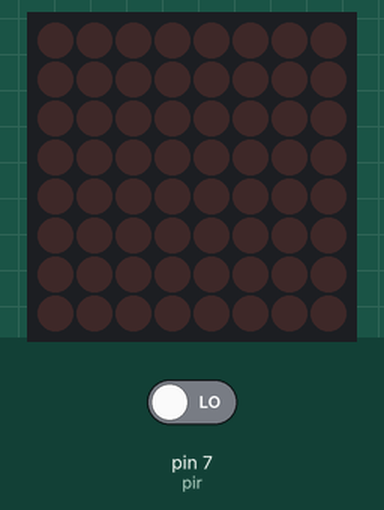
This sketch was run on a simulated Arduino Uno, built with avr-gcc and run on an emulated ATmega328P. Parts: 8×8 LED matrix. Wiring (inferred from the names in the program): MAX7219 LED driver (orientation assumed): data pin 10; clock pin 12; CS pin 11. The inputs (shaded band) are chosen by the test bench; at power-on: pin 7 (pir) LOW. Random numbers use the default seed unless the sketch sets one.

Above: at 1.2 s.
1.3 s: pin 7 (pir) driven HIGH
At 2.2 s:
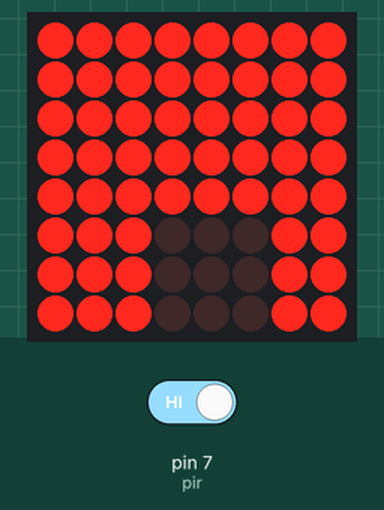
At 3.0 s:
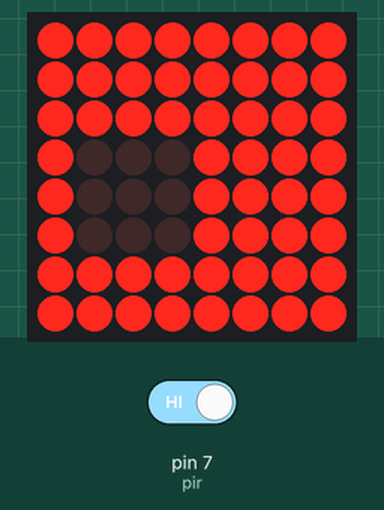
Timing chart, 0 to 4.5 s (numbered marks = the images above; inputs shaded):
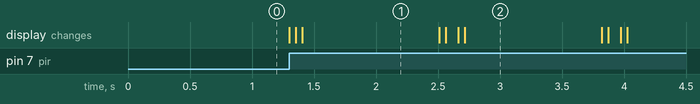

The sketch:

kingkongEye.ino
```cpp
/* code for max 7219 from maxim,
reduced and optimised for useing more then one 7219 in a row,
______________________________________

 Code History:
 --------------

The orginal code was written for the Wiring board by:
 * Nicholas Zambetti and Dave Mellis /Interaction Design Institute Ivrea /Dec 2004
 * http://www.potemkin.org/uploads/Wiring/MAX7219.txt

First modification by:
 * Marcus Hannerstig/  K3, malmö högskola /2006
 * http://www.xlab.se | http://arduino.berlios.de

This version is by:
 * tomek ness /FH-Potsdam / Feb 2007
 * http://design.fh-potsdam.de/

 * @acknowledgements: eric f.

-----------------------------------

General notes:


-if you are only using one max7219, then use the function maxSingle to control
 the little guy ---maxSingle(register (1-8), collum (0-255))

-if you are using more then one max7219, and they all should work the same,
then use the function maxAll ---maxAll(register (1-8), collum (0-255))

-if you are using more than one max7219 and just want to change something
at one little guy, then use the function maxOne
---maxOne(Max you wane controll (1== the first one), register (1-8),
collum (0-255))
*********************** DJANDCO*************************
24/04/12

modified the code slightly to allow for Mad Eyes, selects an eye layout
at random and has a random time between changes.

*********************************************************

/* During initiation, be sure to send every part to every max7219 and then
 upload it.
For example, if you have five max7219's, you have to send the scanLimit 5 times
before you load it-- other wise not every max7219 will get the data. the
function maxInUse  keeps track of this, just tell it how many max7219 you are
using.
*/
#include <math.h>

int dataIn = 10;
int load = 11;
int clock = 12;
int RandDelay;
int action;

int maxInUse = 1;    //change this variable to set how many MAX7219's you'll use

int e = 0;       // just a varialble

         // define max7219 registers
byte max7219_reg_noop   = 0x00;
byte max7219_reg_digit0 = 0x01;
byte max7219_reg_digit1 = 0x02;
byte max7219_reg_digit2 = 0x03;
byte max7219_reg_digit3 = 0x04;
byte max7219_reg_digit4 = 0x05;
byte max7219_reg_digit5 = 0x06;
byte max7219_reg_digit6 = 0x07;
byte max7219_reg_digit7 = 0x08;
byte max7219_reg_decodeMode  = 0x09;
byte max7219_reg_intensity   = 0x0a;
byte max7219_reg_scanLimit   = 0x0b;
byte max7219_reg_shutdown    = 0x0c;
byte max7219_reg_displayTest = 0x0f;

void putByte(byte data) {
  byte i = 8;
  byte mask;
  while(i > 0) {
    mask = 0x01 << (i - 1); // get bitmask
    digitalWrite( clock, LOW);   // tick
    if (data & mask){   // choose bit
  digitalWrite(dataIn, HIGH);// send 1
    }else{
  digitalWrite(dataIn, LOW); // send 0
    }
    digitalWrite(clock, HIGH);   // tock
    --i;         // move to lesser bit
  }
}

void maxSingle( byte reg, byte col) {
//maxSingle is the "easy"  function to use for a     //single max7219

  digitalWrite(load, LOW);   // begin
  putByte(1);     // specify register
  putByte(255);//((data & 0x01) * 256) + data >> 1); // put data
  digitalWrite(load, LOW);   // and load da nuts
  digitalWrite(load,HIGH);
}

void maxAll (byte reg, byte col) {    // initialize  all  MAX7219's in the system
  int c = 0;
  digitalWrite(load, LOW);  // begin
  for ( c =1; c<= maxInUse; c++) {
  putByte(reg);  // specify register
  putByte(col);//((data & 0x01) * 256) + data >> 1); // put data
    }
  digitalWrite(load, LOW);
  digitalWrite(load,HIGH);

}

const int pir = 7;
int start = 0;

void setup () {
  pinMode(pir, INPUT);
  pinMode(dataIn, OUTPUT);
  pinMode(clock,  OUTPUT);
  pinMode(load,   OUTPUT);

//initiation of the max 7219
  maxAll(max7219_reg_scanLimit, 0x07);
  maxAll(max7219_reg_decodeMode, 0x00);  // using an led matrix (not digits)
  maxAll(max7219_reg_shutdown, 0x01);    // not in shutdown mode
  maxAll(max7219_reg_displayTest, 0x00); // no display test
   for (e=1; e<=8; e++) {    // empty registers, turn all LEDs off
    maxAll(e,0);
  }
  maxAll(max7219_reg_intensity, 0x0f & 0x0f);    // the first 0x0f is the value you can set
                  // range: 0x00 to 0x0f
}

//int state = 0;

void loop () {
  if(digitalRead(pir) == true){
  start = true;
  }
  while (start) {
    randomAction();
  }
/*
  if(sensorIsTriggered() == true) {
    speakEye();
    randomAction();
  } else {}
*/

/*
  if(digitalRead(pir) == HIGH) {
    speakEye();
    randomAction();
  } else {
    randomAction();
  }
*/
}

void lookUp(){
  for (int j = 0; j <= 3; j++) {
    moveEye(-1, j);
    delay(50);
  }
  delay(1000);
  for (int j = 3; j >= 0; j--) {
    moveEye(-1, j);
    delay(50);
  }
}

void lookDown(){
  for (int j = 0; j >= -2; j--) {
    moveEye(-1, j);
    delay(50);
  }
  delay(1000);
  for (int j = -2; j <= 0; j++) {
    moveEye(-1, j);
    delay(50);
  }
}

void lookLeft(){
  for (int i = -1; i <= 1; i++) {
    moveEye(i, 0);
    delay(50);
  }
  delay(1000);
  for (int i = 1; i >= -1; i--) {
    moveEye(i, 0);
    delay(50);
  }
}

void lookRight(){
  for (int i = -1; i >= -3; i--) {
    moveEye(i, 0);
    delay(50);
  }
  delay(1000);
  for (int i = -3; i <= -1; i++) {
    moveEye(i, 0);
    delay(50);
  }
}

void blinkEye() {
  for(int i = 1; i<=8; i++){
    for(int j = 1; j <= 8; j++){
      if(j<=i){
        maxAll(j, 0);
      }  else{
        maxAll(j, 255);
      }
      delay(2);
    }
  }
  for(int i = 8; i>=1; i--){
    for(int j = 8; j >=1; j--){
      if(i<=j){
        maxAll(j, 255);
      } else{
        maxAll(j, 0);
      }
      delay(2);
    }
  }
}

void randomAction() {
  int action = random(5);
  switch(action) {
    case 1:
      lookUp();
    case 2:
      lookDown();
    case 3:
      lookLeft();
    case 4:
      lookRight();
    case 5:
      blinkEye();
  }
}


void angryEye(){
  for (int i=1; i<8; i++ ){
    int black = 255 >> i ;
    maxAll(i, 255-black);
  }
}

void moveEye(int x,int y) {
  int eyeStep = 7;
  int ball = eyeStep << (x+3);
  for(int i = 1; i <= 8; i++){
    if ( i == 4-y || i == 5-y || i == 6-y ){
      maxAll(i, 255-ball);
    } else{
      maxAll(i, 255);
    }
  }
}

void speakEye(){
  int x = 0; int y = 0;
  int eyeStep = 3;
  int ball = eyeStep << (x+3);
  for(int i = 1; i <= 8; i++){
    if ( i == 4-y || i == 5-y ){
      maxAll(i, 255-ball);
    } else{
      maxAll(i, 255);
    }
  }
  delay(1000);

  x = -1; y = 1;
  eyeStep = 15;
  ball = eyeStep << (x+3);
  for(int i = 1; i <= 8; i++){
    if ( i == 4-y || i == 5-y || i == 6-y || i == 7-y ){
      maxAll(i, 255-ball);
    } else{
      maxAll(i, 255);
    }
  }
  delay(1000);

}
```

animation.ino
```cpp
//
//
//if (Action == 1) {
//
//  //Using a single Max7221 to light one led at a time
//
//   maxAll(1,126);          //  - + + + + + + -
//   maxAll(2,255);          //  + + + + + + + +
//   maxAll(3,255);          //  + + + + + + + +
//   maxAll(4,231);          //  + + + - - + + +
//   maxAll(5,231);          //  + + + - - + + +
//   maxAll(6,255);          //  + + + + + + + +
//   maxAll(7,255);          //  + + + + + + + +
//   maxAll(8,126);          //  - + + + + + + -
//
//  delay(RandDelay);
//  }
//  if (Action == 2) {
//
//   maxAll(1,126);          //  - + + + + + + -
//   maxAll(2,255);          //  + + + + + + + +
//   maxAll(3,231);          //  + + + - - + + +
//   maxAll(4,231);          //  + + + - - + + +
//   maxAll(5,255);          //  + + + + + + + +
//   maxAll(6,255);          //  + + + + + + + +
//   maxAll(7,255);          //  + + + + + + + +
//   maxAll(8,126);          //  - + + + + + + -
//
//delay (RandDelay);
//  }
//  if (Action == 3) {
//
//   maxAll(1,126);          //  - + + + + + + -
//   maxAll(2,255);          //  + + + + + + + +
//   maxAll(3,255);          //  + + + + + + + +
//   maxAll(4,255);          //  + + + + + + + +
//   maxAll(5,231);          //  + + + - - + + +
//   maxAll(6,231);          //  + + + - - + + +
//   maxAll(7,255);          //  + + + + + + + +
//   maxAll(8,126);          //  - + + + + + + -
//
//  delay(RandDelay);
//  }
//
//  if (Action == 4) {
//
//   maxAll(1,126);          //  - + + + + + + -
//   maxAll(2,255);          //  + + + + + + + +
//   maxAll(3,159);          //  + + + + + - - +
//   maxAll(4,159);          //  + + + + + - - +
//   maxAll(5,255);          //  + + + + + + + +
//   maxAll(6,255);          //  + + + + + + + +
//   maxAll(7,255);          //  + + + + + + + +
//   maxAll(8,126);          //  - + + + + + + -
//
//  delay(RandDelay);
//  }
//
//  if (Action == 5) {
//   maxAll(1,126);          //  - + + + + + + -
//   maxAll(2,207);          //  + + + + + - - +
//   maxAll(3,207);          //  + + + + + - - +
//   maxAll(4,255);          //  + + + + + + + +
//   maxAll(5,255);          //  + + + + + + + +
//   maxAll(6,255);          //  + + + + + + + +
//   maxAll(7,255);          //  + + + + + + + +
//   maxAll(8,126);          //  - + + + + + + -
//
//delay (RandDelay);
//  }
//
// if (Action == 6) {
//   maxAll(1,126);          //  - + + + + + + -
//   maxAll(2,255);          //  + + + + + + + +
//   maxAll(3,255);          //  + + + + + + + +
//   maxAll(4,255);          //  + + + + + + + +
//   maxAll(5,255);          //  + + + + + + + +
//   maxAll(6,207);          //  + + + + + - - +
//   maxAll(7,207);          //  + + + + + - - +
//   maxAll(8,126);          //  - + + + + + + -
// }
```

Measured:
- after the input at 1.3 s, the display: first changes at once (image 1 shows a later state)
- what the display in image 1 shows lasts 1.1 s, from 1.4 s to 2.5 s
